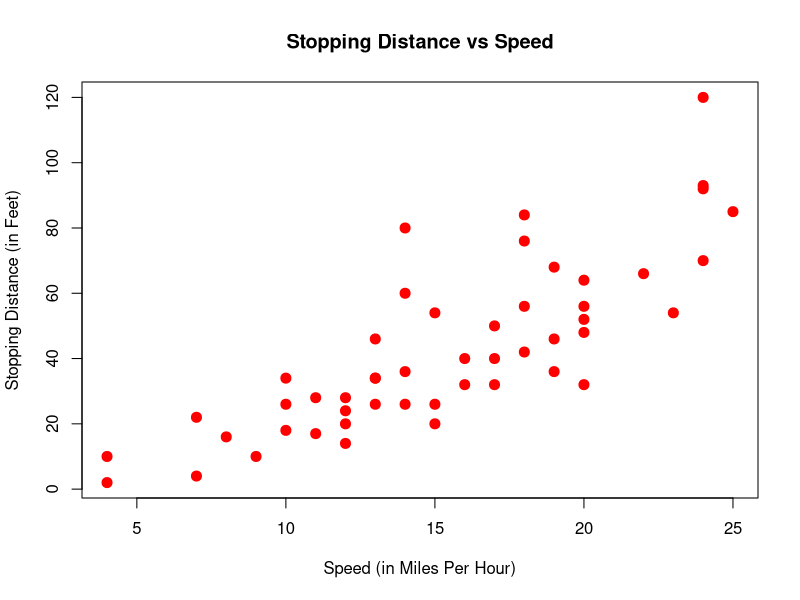
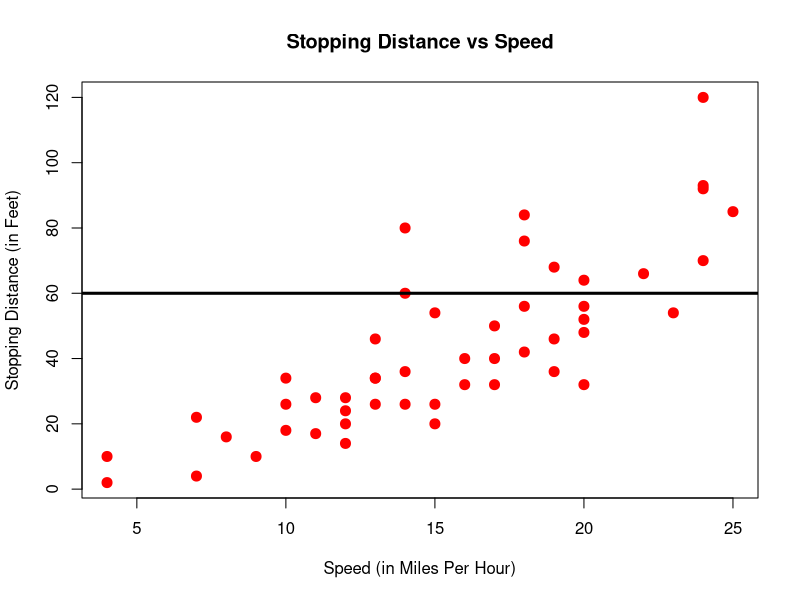
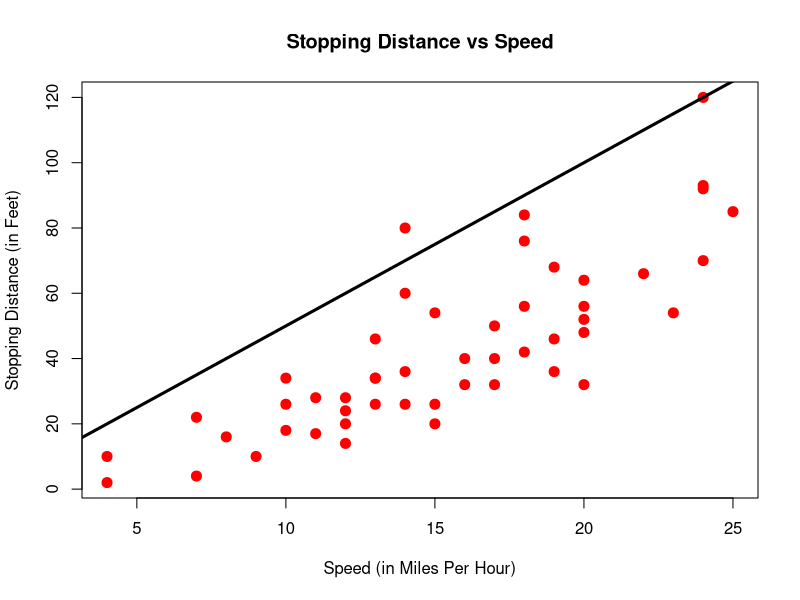
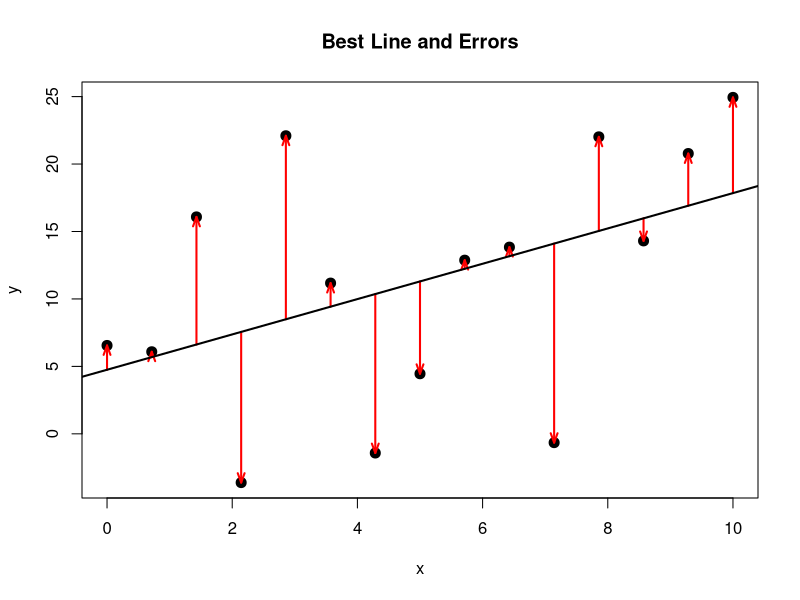
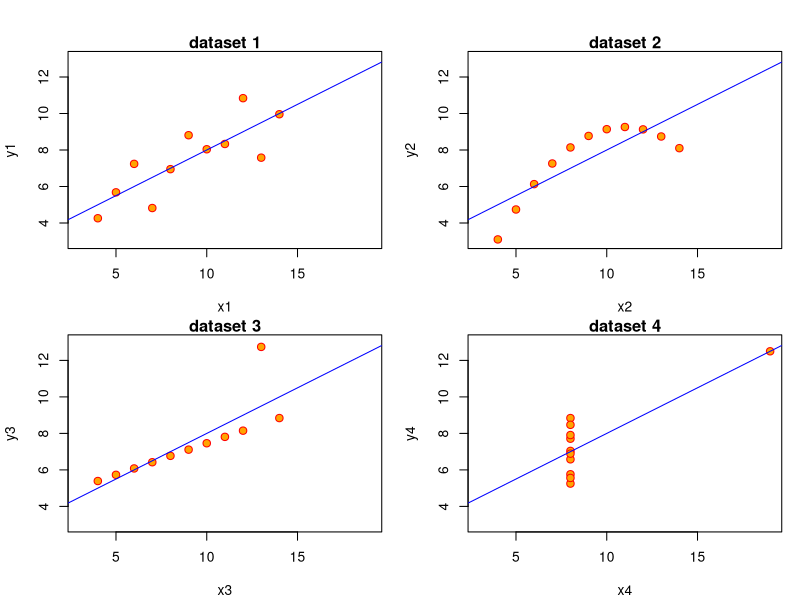
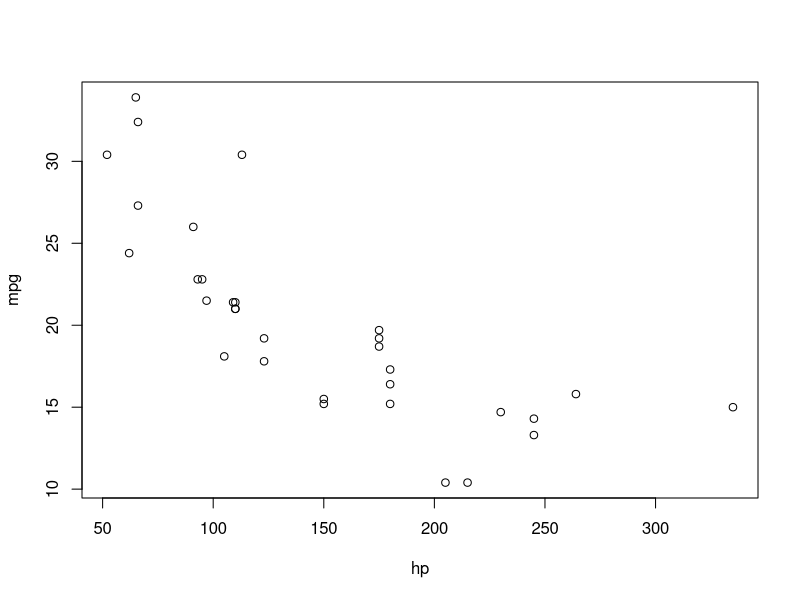

Write the R code that produced these figures, in order.
## ---- chunk 1
head(cars)
## ---- chunk 2
dim(cars)
## ---- chunk 3
plot(dist ~ speed, data = cars,
     xlab = "Speed (in Miles Per Hour)",
     ylab = "Stopping Distance (in Feet)",
     main = "Stopping Distance vs Speed",
     pch  = 20,
     cex  = 2,
     col  = "red")
## ---- chunk 4
plot(dist ~ speed, data = cars,
     xlab = "Speed (in Miles Per Hour)",
     ylab = "Stopping Distance (in Feet)",
     main = "Stopping Distance vs Speed",
     pch  = 20,
     cex  = 2,
     col  = "red")
abline(a = 60,b = 0,lw=3)
## ---- chunk 5
plot(dist ~ speed, data = cars,
     xlab = "Speed (in Miles Per Hour)",
     ylab = "Stopping Distance (in Feet)",
     main = "Stopping Distance vs Speed",
     pch  = 20,
     cex  = 2,
     col  = "red")
abline(a = 0,b = 5,lw=3)
## ---- chunk 6
generate_data = function(int = 1,
                         slope = 2,
                         sigma = 10,
                         n_obs = 15,
                         x_min = 0,
                         x_max = 10) {
  x = seq(x_min, x_max, length.out = n_obs)
  y = int + slope * x + rnorm(n_obs, 0, sigma)
  fit = lm(y ~ x)
  y_hat = fitted(fit)
  y_bar = rep(mean(y), n_obs)
  data.frame(x, y, y_hat, y_bar)
}

plot_total_dev = function(reg_data) {
  plot(reg_data$x, reg_data$y, main = "SST (Sum of Squares Total)", 
       xlab = "x", ylab = "y", pch = 20, cex = 2, col = "grey")
  arrows(reg_data$x, reg_data$y_bar,
         reg_data$x, reg_data$y,
         col = 'grey', lwd = 1, lty = 3, length = 0.2, angle = 20)
  abline(h = mean(reg_data$y), lwd = 2,col = "grey")
  # abline(lm(y ~ x, data = reg_data), lwd = 2, col = "grey")
}

plot_total_dev_prop = function(reg_data) {
  plot(reg_data$x, reg_data$y, main = "SST (Sum of Squares Total)", 
       xlab = "x", ylab = "y", pch = 20, cex = 2, col = "grey")
  arrows(reg_data$x, reg_data$y_bar,
         reg_data$x, reg_data$y_hat,
         col = 'darkorange', lwd = 1, length = 0.2, angle = 20)
  arrows(reg_data$x, reg_data$y_hat,
         reg_data$x, reg_data$y,
         col = 'dodgerblue', lwd = 1, lty = 2, length = 0.2, angle = 20)
  abline(h = mean(reg_data$y), lwd = 2,col = "grey")
  abline(lm(y ~ x, data = reg_data), lwd = 2, col = "grey")
}

plot_unexp_dev = function(reg_data) {
  plot(reg_data$x, reg_data$y, main = "Best Line and Errors",
       xlab = "x", ylab = "y", pch = 20, cex = 2)
  arrows(reg_data$x, reg_data$y_hat,
         reg_data$x, reg_data$y,
         col = 'red', lwd = 2, lty = 1, length = 0.1, angle = 20)
  abline(lm(y ~ x, data = reg_data), lwd = 2, col = "black")
}

plot_exp_dev = function(reg_data) {
  plot(reg_data$x, reg_data$y, main = "SSReg (Sum of Squares Regression)", 
  xlab = "x", ylab = "y", pch = 20, cex = 2, col = "grey")
  arrows(reg_data$x, reg_data$y_bar,
         reg_data$x, reg_data$y_hat,
         col = 'darkorange', lwd = 1, length = 0.2, angle = 20)
  abline(lm(y ~ x, data = reg_data), lwd = 2, col = "grey")
  abline(h = mean(reg_data$y), col = "grey")
}
## ---- chunk 7
set.seed(21)
plot_data = generate_data(sigma = 7)
## ---- chunk 8
plot_unexp_dev(plot_data)
## ---- chunk 9
##-- now some "magic" to do the 4 regressions in a loop:
ff <- y ~ x
mods <- setNames(as.list(1:4), paste0("lm", 1:4))
for(i in 1:4) {
  ff[2:3] <- lapply(paste0(c("y","x"), i), as.name)
  ## or   ff[[2]] <- as.name(paste0("y", i))
  ##      ff[[3]] <- as.name(paste0("x", i))
  mods[[i]] <- lmi <- lm(ff, data = anscombe)
}

op <- par(mfrow = c(2, 2), mar = 0.1+c(4,4,1,1), oma =  c(0, 0, 2, 0))
for(i in 1:4) {
  ff[2:3] <- lapply(paste0(c("y","x"), i), as.name)
  plot(ff, data = anscombe, col = "red", pch = 21, bg = "orange", cex = 1.2,
       xlim = c(3, 19), ylim = c(3, 13),main=paste("dataset",i))
  abline(mods[[i]], col = "blue")
}
par(op)
## ---- chunk 10
with(mtcars,plot(hp,mpg))
## ---- chunk 11
knitr::include_url("https://gallery.shinyapps.io/simple_regression/")
